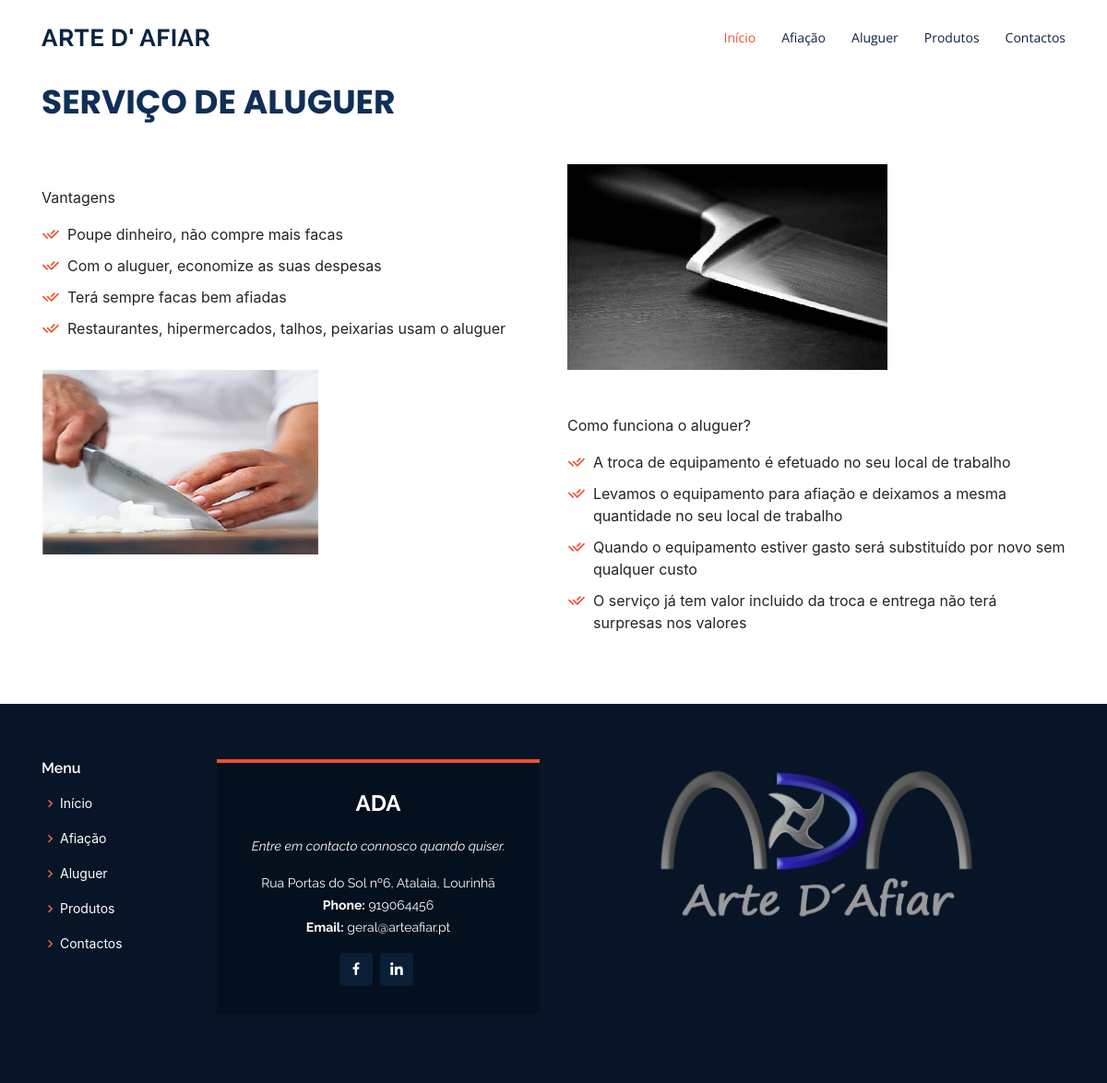
/aluguer.php, run on the app's committed database.
### tables this page shows
CREATE TABLE `aluguer_um` (
  `id` int(11) NOT NULL,
  `texto` varchar(250) NOT NULL
);

CREATE TABLE `aluguer_dois` (
  `id` int(11) NOT NULL,
  `texto` varchar(250) NOT NULL
);

CREATE TABLE `contactos` (
  `id` int(11) NOT NULL,
  `endereço` varchar(250) NOT NULL,
  `email_um` varchar(250) NOT NULL,
  `email_dois` varchar(250) NOT NULL,
  `telefone` varchar(100) NOT NULL
);

### AluguerUm.php (called while the page is built, shortened)
<?php
class Aluguer{
    private $texto;
    public function __construct($id, $texto){
        $this->texto=$texto;
    }
    public function getTexto(){
        return $this->texto;
    }
}

### bd.php (called while the page is built, shortened)
<?php
class Db {
    public function connect() {
        $this->servername="localhost";
        $this->username = "root";
        $this->password = "";
        $this->dbname = "ada";
        $this->charset = "utf8";
        try{
            $dsn = "mysql:host=".$this->servername.";dbname=".$this->dbname.";charset=".$this->charset;
            $pdo = new PDO($dsn,  $this->username, $this->password);
            $pdo->setAttribute(PDO::ATTR_ERRMODE, PDO::ERRMODE_EXCEPTION);
            return $pdo;
        } catch(PDOException $e){
            echo "Connection failed: " . $e->getMessage();
        }
    }
}

### ContactosUm.php (called while the page is built, shortened)
<?php
 class Contactos{
    private $endereço;
    private $email_um;
    private $telefone;
    public function __construct($id, $endereço, $email_um, $email_dois, $telefone){
        $this->endereço=$endereço;
        $this->email_um=$email_um;
        $this->telefone=$telefone;
    }
    public function getEndereço(){
        return $this->endereço;
    }
    public function getEmailUm(){
        return $this->email_um;
    }
    public function getTelefone(){
        return $this->telefone;
    }
 }

### aluguer.php (the view, shortened to what this page needs)
<!doctype html>
<html lang="en">
  <head>
  <link href="assets/vendor/bootstrap/css/bootstrap.min.css" rel="stylesheet">
  <link href="assets/vendor/icofont/icofont.min.css" rel="stylesheet">
  <link href="assets/vendor/boxicons/css/boxicons.min.css" rel="stylesheet">
  <link href="assets/vendor/animate.css/animate.min.css" rel="stylesheet">
  <link href="assets/vendor/remixicon/remixicon.css" rel="stylesheet">
  <link href="assets/vendor/venobox/venobox.css" rel="stylesheet">
  <link href="assets/vendor/owl.carousel/assets/owl.carousel.min.css" rel="stylesheet">
  <link href="assets/vendor/aos/aos.css" rel="stylesheet">
  <link href="assets/css/style.css" rel="stylesheet">
  </head>
  <body>
    <?php
     require_once('bd.php');
     require_once('AluguerUm.php');
     $db = new Db;
     $stmt=$db->connect()->query("SELECT * FROM aluguer_um");
     $alugueres_um = array();
    foreach($stmt as $row){
      $id_um = $row['id'];
      $ponto_um = $row['texto'];
      $aluguer_um = new Aluguer($id_um, $ponto_um);
      array_push($alugueres_um, $aluguer_um);
    }
     $stmt=$db->connect()->query("SELECT * FROM aluguer_dois");
     $alugueres_dois = array();
     foreach($stmt as $row){
      $id_dois = $row['id'];
      $ponto_dois = $row['texto'];
      $aluguer_dois = new Aluguer($id_dois, $ponto_dois);
      array_push($alugueres_dois, $aluguer_dois);
    }
    ?>
    <header id="header" class="fixed-top">
     <?php  require_once('header.php');?>
    </header>
    <main id="main">
    <section id="about" class="about">
      <div class="container" data-aos="fade-up">
        <div class="section-title">
            <br>
          <p>Serviço de Aluguer</p>
        </div>
        <div class="row content">
          <div class="col-lg-6">
          <br>
            <p>
              Vantagens
            </p>
            <ul>
            <?php foreach($alugueres_um as $aluguer_um){?>
              <li><i class="ri-check-double-line"></i><?php echo ($aluguer_um->getTexto());?></li>
            <?php } ?>
            </ul>
          </div>
          <div class="col-lg-6 pt-4 pt-lg-0" style="float: right;">
            <p>
              <img src="fotos/aluguer/vantagens_aluguer.jpg">
            </p>
          </div>
          <div class="col-lg-6">
              <img src="fotos/aluguer/como_aluguer.jpg" style="width: 300px; height:200px;">
          </div>
          <div class="col-lg-6 pt-4 pt-lg-0">
            <p>
            <br>
            <br>
              Como funciona o aluguer?
            </p>
            <ul>
            <?php foreach($alugueres_dois as $aluguer_dois){?>
              <li><i class="ri-check-double-line"></i><?php echo ($aluguer_dois->getTexto());?></li>
            <?php } ?>
            </ul>
          </div>
          <br>
          <br>
        </div>
      </div>
    </section>
    </main>
    <footer id="footer">
    <?php  require_once('footer.php');?>
  </footer>
  </body>
</html>

### header.php (shortened to what this page needs)
<!doctype html>
<html lang="en">
  <head>
    <link rel="stylesheet" href="https://stackpath.bootstrapcdn.com/bootstrap/4.3.1/css/bootstrap.min.css">
  </head>
  <body>
    <div class="container d-flex align-items-center">
<h1 class="logo mr-auto"><a href="index.php">Arte D' Afiar</a></h1>
<nav class="nav-menu d-none d-lg-block">
  <ul>
    <li class="active"><a href="index.php">Início</a></li>
    <li><a href="afiacoes.php">Afiação</a></li>
    <li><a href="aluguer.php">Aluguer</a></li>
    <li><a href="produtos.php">Produtos</a></li>
    <li><a href="contactos.php">Contactos</a></li>
  </ul>
</nav>
</div>
  </body>
</html>

### footer.php (shortened to what this page needs)
<!doctype html>
<html lang="en">
  <head>
    <link rel="stylesheet" href="https://stackpath.bootstrapcdn.com/bootstrap/4.3.1/css/bootstrap.min.css">
  </head>
  <body>
    <?php
        require_once('bd.php');
        require_once('ContactosUm.php');
        $db = new Db;
        $stmt=$db->connect()->query("SELECT * FROM contactos");
        $contactos = array();
      foreach($stmt as $row){
        $id = $row['id'];
        $endereço = $row['endereço'];
        $email_um = $row['email_um'];
        $email_dois = $row['email_dois'];
        $telefone = $row['telefone'];
        $contacto = new Contactos($id, $endereço, $email_um, $email_dois, $telefone);
        array_push($contactos,$contacto);
      }
    ?>
    <div class="footer-top">
      <div class="container">
        <div class="row">
          <div class="col-lg-2 col-md-5 footer-links">
            <h4>Menu</h4>
            <ul>
              <li><i class="bx bx-chevron-right"></i> <a href="index.php">Início</a></li>
              <li><i class="bx bx-chevron-right"></i> <a href="afiacoes.php">Afiação</a></li>
              <li><i class="bx bx-chevron-right"></i> <a href="aluguer.php">Aluguer</a></li>
              <li><i class="bx bx-chevron-right"></i> <a href="produtos.php">Produtos</a></li>
              <li><i class="bx bx-chevron-right"></i> <a href="contactos.php">Contactos</a></li>
            </ul>
          </div>
          <div class="col-lg-4 col-md-6">
            <div class="footer-info">
              <h3>ADA</h3>
              <p class="pb-3"><em>Entre em contacto connosco quando quiser.</em>
              </p>
              <p>
              <?php echo($contactos[0]->getEndereço());?> <br>
                <strong>Phone:</strong><?php echo($contactos[0]->getTelefone());?><br>
                <strong>Email:</strong><?php echo($contactos[0]->getEmailUm());?><br>
              </p>
              <div class="social-links mt-3">
                <a href="#" class="facebook"><i class="bx bxl-facebook"></i></a>
                <a href="#" class="linkedin"><i class="bx bxl-linkedin"></i></a>
              </div>
            </div>
          </div>
           <div class="col-lg-5 col-md-7 footer-newsletter">
           <img src="fotos/logo.png" style="height:180px; widht:50px; float:right; ">
          </div>
        </div>
      </div>
    </div>
  </body>
</html>

### assets/css/style.css (style rules this page uses)
body { font-family: "Open Sans", sans-serif; color: #444444; }
a { color: #ed502e; }
h1, h2, h3, h4, h5, h6 { font-family: "Raleway", sans-serif; }
#header { background: #fff; transition: all 0.5s; z-index: 997; padding: 20px 0; }
#header .logo { font-size: 26px; margin: 0; padding: 0; line-height: 1; font-weight: 700; letter-spacing: 0.5px; text-transform: uppercase; }
#header .logo a { color: #0b2341; }
.nav-menu ul { margin: 0; padding: 0; list-style: none; }
.nav-menu > ul { display: flex; }
.nav-menu > ul > li { position: relative; white-space: nowrap; padding: 10px 0 10px 28px; }
.nav-menu a { display: block; position: relative; color: #0b2341; transition: 0.3s; font-size: 14px; font-family: "Open Sans", sans-serif; }
.nav-menu a:hover, .nav-menu .active > a, .nav-menu li:hover > a { color: #ed502e; }
.mobile-nav { position: fixed; top: 55px; right: 15px; bottom: 15px; left: 15px; z-index: 9999; overflow-y: auto; background: #fff; transition: ease-in-out 0.2s; opacity: 0; visibility: hidden; border-radius: 10px; padding: 10px 0; }
.mobile-nav * { margin: 0; padding: 0; list-style: none; }
.mobile-nav a { display: block; position: relative; color: #0b2341; padding: 10px 20px; font-weight: 500; outline: none; }
.mobile-nav a:hover, .mobile-nav .active > a, .mobile-nav li:hover > a { color: #ed502e; text-decoration: none; }
section { padding: 60px 0; }
.section-title { padding-bottom: 40px; }
.section-title p { margin: 0; margin: 0; font-size: 36px; font-weight: 700; text-transform: uppercase; font-family: "Poppins", sans-serif; color: #0f2f57; }
.about .content ul { list-style: none; padding: 0; }
.about .content ul li { padding-left: 28px; position: relative; }
.about .content ul li + li { margin-top: 10px; }
.about .content ul i { position: absolute; left: 0; top: 2px; font-size: 20px; color: #ed502e; line-height: 1; }
.about .content p:last-child { margin-bottom: 0; }
#footer { background: #071527; padding: 0 0 30px 0; color: #fff; font-size: 14px; }
#footer .footer-top { padding: 60px 0 30px 0; }
#footer .footer-top .footer-info { margin-bottom: 15px; background: #05101e; border-top: 4px solid #ed502e; text-align: center; padding: 30px 20px; }
#footer .footer-top .footer-info h3 { font-size: 24px; margin: 0 0 20px 0; padding: 2px 0 2px 0; line-height: 1; font-weight: 700; }
#footer .footer-top .footer-info p { font-size: 14px; line-height: 24px; margin-bottom: 0; font-family: "Raleway", sans-serif; }
#footer .footer-top .social-links a { font-size: 18px; display: inline-block; color: #fff; line-height: 1; padding: 8px 0; margin-right: 4px; border-radius: 4px; text-align: center; width: 36px; height: 36px; transition: 0.3s; background: #0a1e38; }
#footer .footer-top h4 { font-size: 16px; font-weight: 600; color: #fff; position: relative; padding-bottom: 12px; }
#footer .footer-top .footer-links { margin-bottom: 30px; }
#footer .footer-top .footer-links ul { list-style: none; padding: 0; margin: 0; }
#footer .footer-top .footer-links ul i { padding-right: 2px; color: #ef6445; font-size: 18px; line-height: 1; }
#footer .footer-top .footer-links ul li { padding: 10px 0; display: flex; align-items: center; }
#footer .footer-top .footer-links ul li:first-child { padding-top: 0; }
#footer .footer-top .footer-links ul a { color: #fff; transition: 0.3s; display: inline-block; line-height: 1; }

### data on the page
aluguer_um: texto "Poupe dinheiro, não compre mais facas"
aluguer_um: texto "Com o aluguer, economize as suas despesas"
aluguer_um: texto "Terá sempre facas bem afiadas"
aluguer_um: texto "Restaurantes, hipermercados, talhos, peixarias usam o aluguer"
aluguer_dois: texto "A troca de equipamento é efetuado no seu local de trabalho"
aluguer_dois: texto "Levamos o equipamento para afiação e deixamos a mesma quantidade no seu local de trabalho"
aluguer_dois: texto "Quando o equipamento estiver gasto será substituído por novo sem qualquer custo"
aluguer_dois: texto "O serviço já tem valor incluido da troca e entrega não terá surpresas nos valores"
contactos: endereço "Rua Portas do Sol nº6, Atalaia, Lourinhã", telefone "919064456", email_um "geral@arteafiar.pt"
